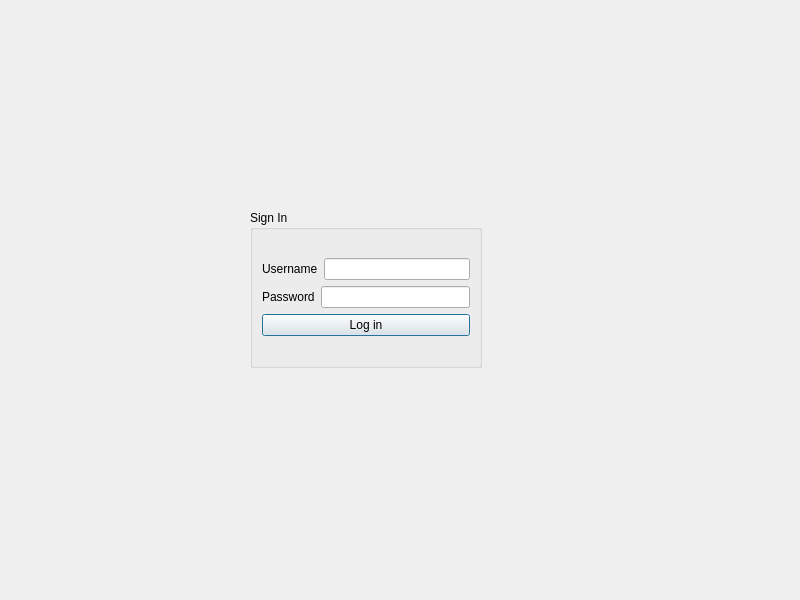
<?xml version="1.0" encoding="UTF-8"?>
<ui version="4.0">
 <class>Dialog</class>
 <widget class="QDialog" name="Dialog">
  <property name="geometry">
   <rect>
    <x>0</x>
    <y>0</y>
    <width>800</width>
    <height>600</height>
   </rect>
  </property>
  <property name="windowTitle">
   <string>Dialog</string>
  </property>
  <widget class="QGroupBox" name="groupBox_SignIn">
   <property name="geometry">
    <rect>
     <x>250</x>
     <y>210</y>
     <width>232</width>
     <height>158</height>
    </rect>
   </property>
   <property name="title">
    <string>Sign In</string>
   </property>
   <layout class="QVBoxLayout" name="verticalLayout_3">
    <item>
     <layout class="QVBoxLayout" name="verticalLayout_2">
      <item>
       <layout class="QVBoxLayout" name="verticalLayout">
        <item>
         <layout class="QHBoxLayout" name="horizontalLayout">
          <item>
           <widget class="QLabel" name="label_Username">
            <property name="text">
             <string>Username</string>
            </property>
           </widget>
          </item>
          <item>
           <widget class="QLineEdit" name="lineEdit_Username"/>
          </item>
         </layout>
        </item>
        <item>
         <layout class="QHBoxLayout" name="horizontalLayout_2">
          <item>
           <widget class="QLabel" name="label_Password">
            <property name="text">
             <string>Password</string>
            </property>
           </widget>
          </item>
          <item>
           <widget class="QLineEdit" name="lineEdit_Password">
            <property name="echoMode">
             <enum>QLineEdit::EchoMode::Password</enum>
            </property>
           </widget>
          </item>
         </layout>
        </item>
       </layout>
      </item>
      <item>
       <widget class="QPushButton" name="btn_login">
        <property name="text">
         <string>Log in</string>
        </property>
       </widget>
      </item>
     </layout>
    </item>
   </layout>
  </widget>
 </widget>
 <resources/>
 <connections/>
</ui>
